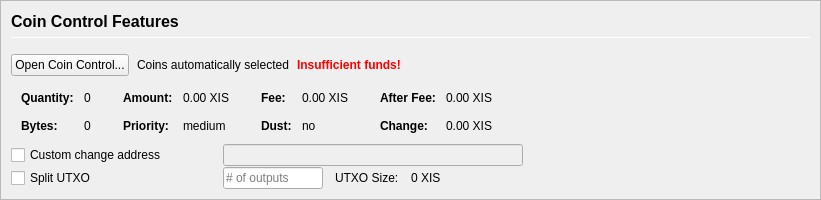
         <widget class="QFrame" name="frameCoinControl">
          <property name="sizePolicy">
           <sizepolicy hsizetype="Expanding" vsizetype="Expanding">
            <horstretch>0</horstretch>
            <verstretch>0</verstretch>
           </sizepolicy>
          </property>
          <property name="maximumSize">
           <size>
            <width>16777215</width>
            <height>16777215</height>
           </size>
          </property>
          <property name="frameShape">
           <enum>QFrame::StyledPanel</enum>
          </property>
          <property name="frameShadow">
           <enum>QFrame::Sunken</enum>
          </property>
          <layout class="QVBoxLayout" name="verticalLayoutCoinControl2">
           <property name="spacing">
            <number>0</number>
           </property>
           <property name="leftMargin">
            <number>0</number>
           </property>
           <property name="topMargin">
            <number>0</number>
           </property>
           <property name="rightMargin">
            <number>0</number>
           </property>
           <property name="bottomMargin">
            <number>0</number>
           </property>
           <item>
            <widget class="QFrame" name="frameCoinControl_BG">
             <layout class="QVBoxLayout" name="verticalLayoutCoinControl" stretch="0,0,0,0,0,0">
              <property name="spacing">
               <number>1</number>
              </property>
              <property name="leftMargin">
               <number>10</number>
              </property>
              <property name="topMargin">
               <number>10</number>
              </property>
              <item>
               <layout class="QHBoxLayout" name="horizontalLayoutCoinControl1">
                <property name="bottomMargin">
                 <number>15</number>
                </property>
                <item>
                 <layout class="QVBoxLayout" name="verticalLayout_3">
                  <property name="spacing">
                   <number>6</number>
                  </property>
                  <item>
                   <widget class="QLabel" name="labelCoinControlFeatures">
                    <property name="sizePolicy">
                     <sizepolicy hsizetype="Preferred" vsizetype="Maximum">
                      <horstretch>0</horstretch>
                      <verstretch>0</verstretch>
                     </sizepolicy>
                    </property>
                    <property name="minimumSize">
                     <size>
                      <width>0</width>
                      <height>20</height>
                     </size>
                    </property>
                    <property name="font">
                     <font>
                      <pointsize>12</pointsize>
                      <weight>75</weight>
                      <bold>true</bold>
                     </font>
                    </property>
                    <property name="styleSheet">
                     <string notr="true">font-weight:bold;</string>
                    </property>
                    <property name="text">
                     <string>Coin Control Features</string>
                    </property>
                   </widget>
                  </item>
                  <item>
                   <widget class="Line" name="line">
                    <property name="minimumSize">
                     <size>
                      <width>0</width>
                      <height>1</height>
                     </size>
                    </property>
                    <property name="maximumSize">
                     <size>
                      <width>16777215</width>
                      <height>1</height>
                     </size>
                    </property>
                    <property name="orientation">
                     <enum>Qt::Horizontal</enum>
                    </property>
                   </widget>
                  </item>
                 </layout>
                </item>
               </layout>
              </item>
              <item>
               <layout class="QHBoxLayout" name="horizontalLayoutCoinControl2" stretch="0,0,0,0">
                <property name="spacing">
                 <number>8</number>
                </property>
                <property name="bottomMargin">
                 <number>10</number>
                </property>
                <item>
                 <widget class="QPushButton" name="pushButtonCoinControl">
                  <property name="styleSheet">
                   <string notr="true"/>
                  </property>
                  <property name="text">
                   <string>Open Coin Control...</string>
                  </property>
                  <property name="autoDefault">
                   <bool>false</bool>
                  </property>
                 </widget>
                </item>
                <item>
                 <widget class="QLabel" name="labelCoinControlAutomaticallySelected">
                  <property name="text">
                   <string>Coins automatically selected</string>
                  </property>
                  <property name="margin">
                   <number>5</number>
                  </property>
                 </widget>
                </item>
                <item>
                 <widget class="QLabel" name="labelCoinControlInsuffFunds">
                  <property name="font">
                   <font>
                    <weight>75</weight>
                    <bold>true</bold>
                   </font>
                  </property>
                  <property name="styleSheet">
                   <string notr="true">color:red;font-weight:bold;</string>
                  </property>
                  <property name="text">
                   <string>Insufficient funds!</string>
                  </property>
                  <property name="margin">
                   <number>5</number>
                  </property>
                 </widget>
                </item>
                <item>
                 <spacer name="horizontalSpacerCoinControl">
                  <property name="orientation">
                   <enum>Qt::Horizontal</enum>
                  </property>
                  <property name="sizeHint" stdset="0">
                   <size>
                    <width>40</width>
                    <height>1</height>
                   </size>
                  </property>
                 </spacer>
                </item>
               </layout>
              </item>
              <item>
               <widget class="QWidget" name="widgetCoinControl" native="true">
                <property name="sizePolicy">
                 <sizepolicy hsizetype="Preferred" vsizetype="Preferred">
                  <horstretch>0</horstretch>
                  <verstretch>0</verstretch>
                 </sizepolicy>
                </property>
                <property name="minimumSize">
                 <size>
                  <width>0</width>
                  <height>0</height>
                 </size>
                </property>
                <property name="styleSheet">
                 <string notr="true"/>
                </property>
                <layout class="QHBoxLayout" name="horizontalLayoutCoinControl5">
                 <property name="leftMargin">
                  <number>0</number>
                 </property>
                 <property name="topMargin">
                  <number>0</number>
                 </property>
                 <property name="rightMargin">
                  <number>0</number>
                 </property>
                 <property name="bottomMargin">
                  <number>0</number>
                 </property>
                 <item>
                  <layout class="QHBoxLayout" name="horizontalLayoutCoinControl3" stretch="0,0,0,1">
                   <property name="spacing">
                    <number>20</number>
                   </property>
                   <property name="topMargin">
                    <number>0</number>
                   </property>
                   <property name="bottomMargin">
                    <number>10</number>
                   </property>
                   <item>
                    <layout class="QFormLayout" name="formLayoutCoinControl1">
                     <property name="horizontalSpacing">
                      <number>10</number>
                     </property>
                     <property name="verticalSpacing">
                      <number>14</number>
                     </property>
                     <property name="leftMargin">
                      <number>10</number>
                     </property>
                     <property name="topMargin">
                      <number>4</number>
                     </property>
                     <property name="rightMargin">
                      <number>6</number>
                     </property>
                     <item row="0" column="0">
                      <widget class="QLabel" name="labelCoinControlQuantityText">
                       <property name="font">
                        <font>
                         <weight>75</weight>
                         <bold>true</bold>
                        </font>
                       </property>
                       <property name="text">
                        <string>Quantity:</string>
                       </property>
                       <property name="margin">
                        <number>0</number>
                       </property>
                      </widget>
                     </item>
                     <item row="0" column="1">
                      <widget class="QLabel" name="labelCoinControlQuantity">
                       <property name="cursor">
                        <cursorShape>IBeamCursor</cursorShape>
                       </property>
                       <property name="contextMenuPolicy">
                        <enum>Qt::ActionsContextMenu</enum>
                       </property>
                       <property name="text">
                        <string notr="true">0</string>
                       </property>
                       <property name="margin">
                        <number>0</number>
                       </property>
                       <property name="textInteractionFlags">
                        <set>Qt::LinksAccessibleByMouse|Qt::TextSelectableByKeyboard|Qt::TextSelectableByMouse</set>
                       </property>
                      </widget>
                     </item>
                     <item row="1" column="0">
                      <widget class="QLabel" name="labelCoinControlBytesText">
                       <property name="font">
                        <font>
                         <weight>75</weight>
                         <bold>true</bold>
                        </font>
                       </property>
                       <property name="text">
                        <string>Bytes:</string>
                       </property>
                      </widget>
                     </item>
                     <item row="1" column="1">
                      <widget class="QLabel" name="labelCoinControlBytes">
                       <property name="cursor">
                        <cursorShape>IBeamCursor</cursorShape>
                       </property>
                       <property name="contextMenuPolicy">
                        <enum>Qt::ActionsContextMenu</enum>
                       </property>
                       <property name="text">
                        <string notr="true">0</string>
                       </property>
                       <property name="textInteractionFlags">
                        <set>Qt::LinksAccessibleByMouse|Qt::TextSelectableByKeyboard|Qt::TextSelectableByMouse</set>
                       </property>
                      </widget>
                     </item>
                    </layout>
                   </item>
                   <item>
                    <layout class="QFormLayout" name="formLayoutCoinControl2">
                     <property name="horizontalSpacing">
                      <number>10</number>
                     </property>
                     <property name="verticalSpacing">
                      <number>14</number>
                     </property>
                     <property name="leftMargin">
                      <number>6</number>
                     </property>
                     <property name="topMargin">
                      <number>4</number>
                     </property>
                     <property name="rightMargin">
                      <number>6</number>
                     </property>
                     <item row="0" column="0">
                      <widget class="QLabel" name="labelCoinControlAmountText">
                       <property name="font">
                        <font>
                         <weight>75</weight>
                         <bold>true</bold>
                        </font>
                       </property>
                       <property name="text">
                        <string>Amount:</string>
                       </property>
                       <property name="margin">
                        <number>0</number>
                       </property>
                      </widget>
                     </item>
                     <item row="0" column="1">
                      <widget class="QLabel" name="labelCoinControlAmount">
                       <property name="cursor">
                        <cursorShape>IBeamCursor</cursorShape>
                       </property>
                       <property name="contextMenuPolicy">
                        <enum>Qt::ActionsContextMenu</enum>
                       </property>
                       <property name="text">
                        <string notr="true">0.00 XIS</string>
                       </property>
                       <property name="textInteractionFlags">
                        <set>Qt::LinksAccessibleByMouse|Qt::TextSelectableByKeyboard|Qt::TextSelectableByMouse</set>
                       </property>
                      </widget>
                     </item>
                     <item row="1" column="0">
                      <widget class="QLabel" name="labelCoinControlPriorityText">
                       <property name="font">
                        <font>
                         <weight>75</weight>
                         <bold>true</bold>
                        </font>
                       </property>
                       <property name="text">
                        <string>Priority:</string>
                       </property>
                      </widget>
                     </item>
                     <item row="1" column="1">
                      <widget class="QLabel" name="labelCoinControlPriority">
                       <property name="cursor">
                        <cursorShape>IBeamCursor</cursorShape>
                       </property>
                       <property name="contextMenuPolicy">
                        <enum>Qt::ActionsContextMenu</enum>
                       </property>
                       <property name="text">
                        <string>medium</string>
                       </property>
                       <property name="textInteractionFlags">
                        <set>Qt::LinksAccessibleByMouse|Qt::TextSelectableByKeyboard|Qt::TextSelectableByMouse</set>
                       </property>
                      </widget>
                     </item>
                    </layout>
                   </item>
                   <item>
                    <layout class="QFormLayout" name="formLayoutCoinControl3">
                     <property name="horizontalSpacing">
                      <number>10</number>
                     </property>
                     <property name="verticalSpacing">
                      <number>14</number>
                     </property>
                     <property name="leftMargin">
                      <number>6</number>
                     </property>
                     <property name="topMargin">
                      <number>4</number>
                     </property>
                     <property name="rightMargin">
                      <number>6</number>
                     </property>
                     <item row="0" column="0">
                      <widget class="QLabel" name="labelCoinControlFeeText">
                       <property name="font">
                        <font>
                         <weight>75</weight>
                         <bold>true</bold>
                        </font>
                       </property>
                       <property name="text">
                        <string>Fee:</string>
                       </property>
                       <property name="margin">
                        <number>0</number>
                       </property>
                      </widget>
                     </item>
                     <item row="0" column="1">
                      <widget class="QLabel" name="labelCoinControlFee">
                       <property name="cursor">
                        <cursorShape>IBeamCursor</cursorShape>
                       </property>
                       <property name="contextMenuPolicy">
                        <enum>Qt::ActionsContextMenu</enum>
                       </property>
                       <property name="text">
                        <string notr="true">0.00 XIS</string>
                       </property>
                       <property name="textInteractionFlags">
                        <set>Qt::LinksAccessibleByMouse|Qt::TextSelectableByKeyboard|Qt::TextSelectableByMouse</set>
                       </property>
                      </widget>
                     </item>
                     <item row="1" column="0">
                      <widget class="QLabel" name="labelCoinControlLowOutputText">
                       <property name="font">
                        <font>
                         <weight>75</weight>
                         <bold>true</bold>
                        </font>
                       </property>
                       <property name="text">
                        <string>Dust:</string>
                       </property>
                      </widget>
                     </item>
                     <item row="1" column="1">
                      <widget class="QLabel" name="labelCoinControlLowOutput">
                       <property name="cursor">
                        <cursorShape>IBeamCursor</cursorShape>
                       </property>
                       <property name="contextMenuPolicy">
                        <enum>Qt::ActionsContextMenu</enum>
                       </property>
                       <property name="text">
                        <string>no</string>
                       </property>
                       <property name="textInteractionFlags">
                        <set>Qt::LinksAccessibleByMouse|Qt::TextSelectableByKeyboard|Qt::TextSelectableByMouse</set>
                       </property>
                      </widget>
                     </item>
                    </layout>
                   </item>
                   <item>
                    <layout class="QFormLayout" name="formLayoutCoinControl4">
                     <property name="horizontalSpacing">
                      <number>10</number>
                     </property>
                     <property name="verticalSpacing">
                      <number>14</number>
                     </property>
                     <property name="leftMargin">
                      <number>6</number>
                     </property>
                     <property name="topMargin">
                      <number>4</number>
                     </property>
                     <property name="rightMargin">
                      <number>6</number>
                     </property>
                     <item row="0" column="0">
                      <widget class="QLabel" name="labelCoinControlAfterFeeText">
                       <property name="font">
                        <font>
                         <weight>75</weight>
                         <bold>true</bold>
                        </font>
                       </property>
                       <property name="text">
                        <string>After Fee:</string>
                       </property>
                       <property name="margin">
                        <number>0</number>
                       </property>
                      </widget>
                     </item>
                     <item row="0" column="1">
                      <widget class="QLabel" name="labelCoinControlAfterFee">
                       <property name="cursor">
                        <cursorShape>IBeamCursor</cursorShape>
                       </property>
                       <property name="contextMenuPolicy">
                        <enum>Qt::ActionsContextMenu</enum>
                       </property>
                       <property name="text">
                        <string notr="true">0.00 XIS</string>
                       </property>
                       <property name="textInteractionFlags">
                        <set>Qt::LinksAccessibleByMouse|Qt::TextSelectableByKeyboard|Qt::TextSelectableByMouse</set>
                       </property>
                      </widget>
                     </item>
                     <item row="1" column="0">
                      <widget class="QLabel" name="labelCoinControlChangeText">
                       <property name="font">
                        <font>
                         <weight>75</weight>
                         <bold>true</bold>
                        </font>
                       </property>
                       <property name="text">
                        <string>Change:</string>
                       </property>
                      </widget>
                     </item>
                     <item row="1" column="1">
                      <widget class="QLabel" name="labelCoinControlChange">
                       <property name="cursor">
                        <cursorShape>IBeamCursor</cursorShape>
                       </property>
                       <property name="contextMenuPolicy">
                        <enum>Qt::ActionsContextMenu</enum>
                       </property>
                       <property name="text">
                        <string notr="true">0.00 XIS</string>
                       </property>
                       <property name="textInteractionFlags">
                        <set>Qt::LinksAccessibleByMouse|Qt::TextSelectableByKeyboard|Qt::TextSelectableByMouse</set>
                       </property>
                      </widget>
                     </item>
                    </layout>
                   </item>
                  </layout>
                 </item>
                </layout>
               </widget>
              </item>
              <item>
               <layout class="QHBoxLayout" name="horizontalLayoutCoinControl4">
                <property name="spacing">
                 <number>12</number>
                </property>
                <property name="sizeConstraint">
                 <enum>QLayout::SetDefaultConstraint</enum>
                </property>
                <property name="topMargin">
                 <number>0</number>
                </property>
                <property name="rightMargin">
                 <number>0</number>
                </property>
                <item>
                 <widget class="QCheckBox" name="checkBoxCoinControlChange">
                  <property name="sizePolicy">
                   <sizepolicy hsizetype="Preferred" vsizetype="Preferred">
                    <horstretch>0</horstretch>
                    <verstretch>0</verstretch>
                   </sizepolicy>
                  </property>
                  <property name="minimumSize">
                   <size>
                    <width>200</width>
                    <height>0</height>
                   </size>
                  </property>
                  <property name="maximumSize">
                   <size>
                    <width>200</width>
                    <height>16777215</height>
                   </size>
                  </property>
                  <property name="toolTip">
                   <string>If this is activated, but the change address is empty or invalid, change will be sent to a newly generated address.</string>
                  </property>
                  <property name="text">
                   <string>Custom change address</string>
                  </property>
                 </widget>
                </item>
                <item>
                 <widget class="QValidatedLineEdit" name="lineEditCoinControlChange">
                  <property name="enabled">
                   <bool>false</bool>
                  </property>
                  <property name="sizePolicy">
                   <sizepolicy hsizetype="Preferred" vsizetype="Preferred">
                    <horstretch>0</horstretch>
                    <verstretch>0</verstretch>
                   </sizepolicy>
                  </property>
                  <property name="minimumSize">
                   <size>
                    <width>300</width>
                    <height>0</height>
                   </size>
                  </property>
                 </widget>
                </item>
                <item>
                 <widget class="QLabel" name="labelCoinControlChangeLabel">
                  <property name="sizePolicy">
                   <sizepolicy hsizetype="Preferred" vsizetype="Preferred">
                    <horstretch>0</horstretch>
                    <verstretch>0</verstretch>
                   </sizepolicy>
                  </property>
                  <property name="minimumSize">
                   <size>
                    <width>100</width>
                    <height>0</height>
                   </size>
                  </property>
                  <property name="text">
                   <string/>
                  </property>
                  <property name="margin">
                   <number>3</number>
                  </property>
                 </widget>
                </item>
               </layout>
              </item>
              <item>
               <layout class="QHBoxLayout" name="horizontalLayoutCoinControl6">
                <property name="spacing">
                 <number>12</number>
                </property>
                <property name="rightMargin">
                 <number>0</number>
                </property>
                <item>
                 <widget class="QCheckBox" name="splitBlockCheckBox">
                  <property name="sizePolicy">
                   <sizepolicy hsizetype="Preferred" vsizetype="Preferred">
                    <horstretch>0</horstretch>
                    <verstretch>0</verstretch>
                   </sizepolicy>
                  </property>
                  <property name="minimumSize">
                   <size>
                    <width>200</width>
                    <height>0</height>
                   </size>
                  </property>
                  <property name="maximumSize">
                   <size>
                    <width>200</width>
                    <height>16777215</height>
                   </size>
                  </property>
                  <property name="text">
                   <string>Split UTXO</string>
                  </property>
                 </widget>
                </item>
                <item>
                 <widget class="QLineEdit" name="splitBlockLineEdit">
                  <property name="sizePolicy">
                   <sizepolicy hsizetype="Preferred" vsizetype="Preferred">
                    <horstretch>50</horstretch>
                    <verstretch>0</verstretch>
                   </sizepolicy>
                  </property>
                  <property name="minimumSize">
                   <size>
                    <width>100</width>
                    <height>0</height>
                   </size>
                  </property>
                  <property name="maximumSize">
                   <size>
                    <width>100</width>
                    <height>16777215</height>
                   </size>
                  </property>
                  <property name="placeholderText">
                   <string># of outputs</string>
                  </property>
                 </widget>
                </item>
                <item>
                 <widget class="QLabel" name="labelBlockSizeText">
                  <property name="text">
                   <string>UTXO Size:</string>
                  </property>
                 </widget>
                </item>
                <item>
                 <widget class="QLabel" name="labelBlockSize">
                  <property name="text">
                   <string>0 XIS</string>
                  </property>
                 </widget>
                </item>
                <item>
                 <spacer name="horizontalSpacer_7">
                  <property name="orientation">
                   <enum>Qt::Horizontal</enum>
                  </property>
                  <property name="sizeHint" stdset="0">
                   <size>
                    <width>40</width>
                    <height>20</height>
                   </size>
                  </property>
                 </spacer>
                </item>
               </layout>
              </item>
              <item>
               <spacer name="verticalSpacerCoinControl">
                <property name="orientation">
                 <enum>Qt::Vertical</enum>
                </property>
                <property name="sizeHint" stdset="0">
                 <size>
                  <width>800</width>
                  <height>1</height>
                 </size>
                </property>
               </spacer>
              </item>
             </layout>
            </widget>
           </item>
          </layout>
         </widget>
